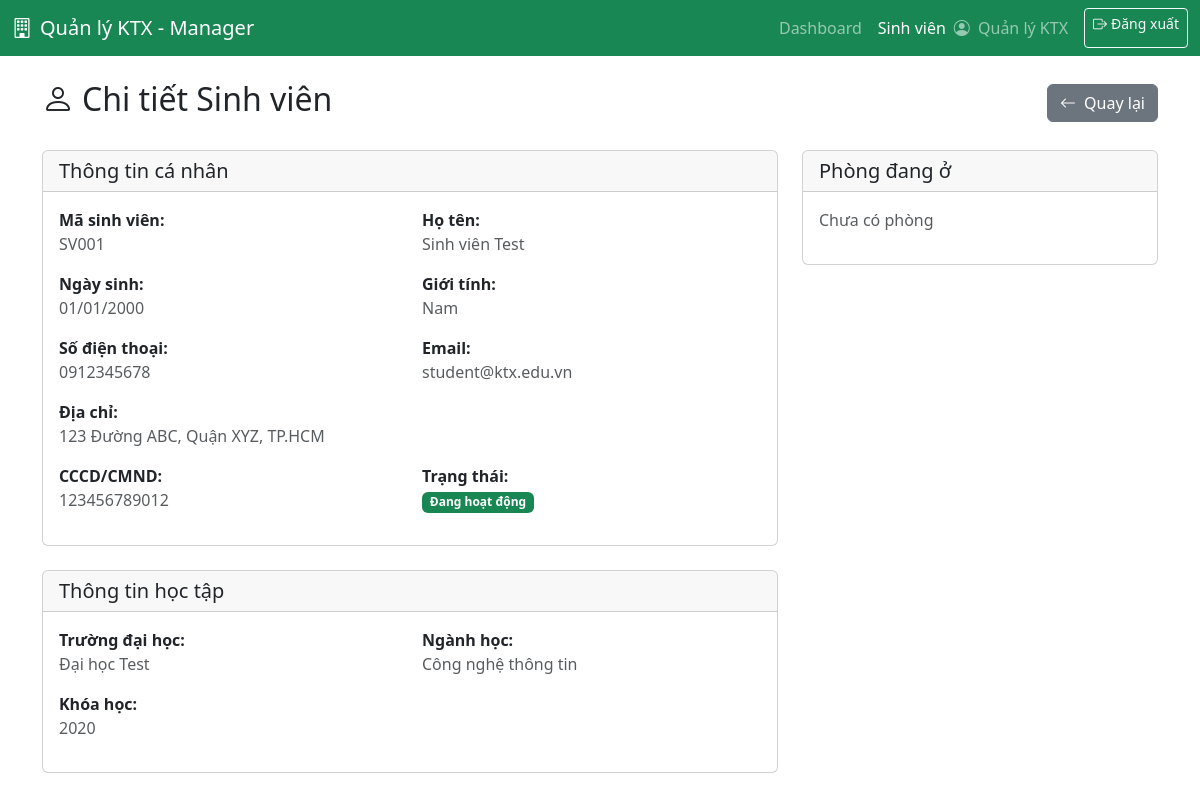
The page /views/manager/students/view_student.php?id=1 (signed in) on the database its author committed.
### tables this page shows
CREATE TABLE students (
    id INT AUTO_INCREMENT PRIMARY KEY,
    user_id INT NOT NULL,
    student_code VARCHAR(20) UNIQUE NOT NULL COMMENT 'Mã sinh viên',
    full_name VARCHAR(100) NOT NULL,
    date_of_birth DATE,
    gender ENUM('male', 'female', 'other'),
    phone VARCHAR(20),
    email VARCHAR(100),
    address TEXT,
    university VARCHAR(200) COMMENT 'Trường đại học',
    major VARCHAR(100) COMMENT 'Ngành học',
    year VARCHAR(20) COMMENT 'Khóa học',
    id_card VARCHAR(20) COMMENT 'CCCD/CMND',
    status ENUM('active', 'inactive', 'graduated') DEFAULT 'active',
    created_at TIMESTAMP DEFAULT CURRENT_TIMESTAMP,
    updated_at TIMESTAMP DEFAULT CURRENT_TIMESTAMP ON UPDATE CURRENT_TIMESTAMP,
    FOREIGN KEY (user_id) REFERENCES users(id) ON DELETE CASCADE,
    INDEX idx_user_id (user_id),
    INDEX idx_student_code (student_code),
    INDEX idx_status (status)
);

### functions/auth.php (called while the page is built, shortened)
<?php
require_once __DIR__ . '/helpers.php';
function getCurrentUser() {
    if (isset($_SESSION['user_id']) && isset($_SESSION['username'])) {
        return [
            'id' => $_SESSION['user_id'],
            'username' => $_SESSION['username'],
            'full_name' => $_SESSION['full_name'] ?? null,
            'role' => $_SESSION['role'] ?? null,
            'email' => $_SESSION['email'] ?? null,
            'phone' => $_SESSION['phone'] ?? null
        ];
    }
    return null;
}
?>

### functions/helpers.php (called while the page is built, shortened)
<?php
function formatDate($date, $format = 'd/m/Y') {
    return date($format, strtotime($date));
}
function escapeHtml($string) {
    return htmlspecialchars($string, ENT_QUOTES, 'UTF-8');
}
?>

### functions/students.php (called while the page is built, shortened)
<?php
function getStudentById($id) {
    $conn = getDbConnection();
    $student = null;
    $sql = "SELECT s.*, u.username, u.role
            FROM students s
            INNER JOIN users u ON s.user_id = u.id
            WHERE s.id = ? LIMIT 1";
    $stmt = mysqli_prepare($conn, $sql);
    if ($stmt) {
        mysqli_stmt_bind_param($stmt, "i", $id);
        mysqli_stmt_execute($stmt);
        $result = mysqli_stmt_get_result($stmt);
        if ($result && mysqli_num_rows($result) > 0) {
            $student = mysqli_fetch_assoc($result);
        }
    }
    return $student;
}
function getStudentCurrentRoom($studentId) {
    $conn = getDbConnection();
    $room = null;
    $sql = "SELECT r.*, b.building_code, b.building_name, ra.assigned_date
            FROM room_assignments ra
            INNER JOIN rooms r ON ra.room_id = r.id
            LEFT JOIN buildings b ON r.building_id = b.id
            WHERE ra.student_id = ?
            AND ra.status = 'active'
            AND ra.end_date IS NULL
            ORDER BY ra.assigned_date DESC
            LIMIT 1";
    $stmt = mysqli_prepare($conn, $sql);
    if ($stmt) {
        mysqli_stmt_bind_param($stmt, "i", $studentId);
        mysqli_stmt_execute($stmt);
        $result = mysqli_stmt_get_result($stmt);
    }
    return $room;
}
function getStudentStatuses() {
    return [
        'active' => 'Đang hoạt động',
        'inactive' => 'Ngừng hoạt động',
        'graduated' => 'Đã tốt nghiệp'
    ];
}
function getGenders() {
    return [
        'male' => 'Nam',
        'female' => 'Nữ',
        'other' => 'Khác'
    ];
}
?>

### views/manager/students/view_student.php (the view, shortened to what this page needs)
<?php
require_once __DIR__ . '/../../../functions/auth.php';
require_once __DIR__ . '/../../../functions/helpers.php';
require_once __DIR__ . '/../../../functions/students.php';
$currentUser = getCurrentUser();
$id = intval($_GET['id'] ?? 0);
$student = getStudentById($id);
$currentRoom = getStudentCurrentRoom($id);
$statuses = getStudentStatuses();
$genders = getGenders();
?>
<!DOCTYPE html>
<html lang="vi">
<head>
    <link href="https://cdn.jsdelivr.net/npm/bootstrap@5.3.3/dist/css/bootstrap.min.css" rel="stylesheet">
    <link href="https://cdn.jsdelivr.net/npm/bootstrap-icons@1.11.0/font/bootstrap-icons.css" rel="stylesheet">
</head>
<body>
    <nav class="navbar navbar-expand-lg navbar-dark bg-success">
        <div class="container-fluid">
            <a class="navbar-brand" href="../dashboard.php">
                <i class="bi bi-building me-2"></i>Quản lý KTX - Manager
            </a>
            <div class="navbar-nav ms-auto">
                <a class="nav-link" href="../dashboard.php">Dashboard</a>
                <a class="nav-link active" href="../students.php">Sinh viên</a>
                <span class="navbar-text me-3">
                    <i class="bi bi-person-circle me-1"></i>
                    <?php echo escapeHtml($currentUser['full_name'] ?? $currentUser['username']); ?>
                </span>
                <a class="btn btn-outline-light btn-sm" href="../../../../handle/logout_process.php">
                    <i class="bi bi-box-arrow-right me-1"></i>Đăng xuất
                </a>
            </div>
        </div>
    </nav>
    <div class="container mt-4">
        <div class="d-flex justify-content-between align-items-center mb-4">
            <h2><i class="bi bi-person me-2"></i>Chi tiết Sinh viên</h2>
            <a href="../students.php" class="btn btn-secondary">
                <i class="bi bi-arrow-left me-2"></i>Quay lại
            </a>
        </div>
        <div class="row">
            <div class="col-md-8">
                <div class="card mb-4">
                    <div class="card-header">
                        <h5 class="mb-0">Thông tin cá nhân</h5>
                    </div>
                    <div class="card-body">
                        <div class="row mb-3">
                            <div class="col-md-6">
                                <strong>Mã sinh viên:</strong><br>
                                <span class="text-muted"><?php echo escapeHtml($student['student_code']); ?></span>
                            </div>
                            <div class="col-md-6">
                                <strong>Họ tên:</strong><br>
                                <span class="text-muted"><?php echo escapeHtml($student['full_name']); ?></span>
                            </div>
                        </div>
                        <div class="row mb-3">
                            <div class="col-md-6">
                                <strong>Ngày sinh:</strong><br>
                                <span class="text-muted"><?php echo $student['date_of_birth'] ? formatDate($student['date_of_birth']) : '-'; ?></span>
                            </div>
                            <div class="col-md-6">
                                <strong>Giới tính:</strong><br>
                                <span class="text-muted"><?php echo $student['gender'] ? escapeHtml($genders[$student['gender']] ?? $student['gender']) : '-'; ?></span>
                            </div>
                        </div>
                        <div class="row mb-3">
                            <div class="col-md-6">
                                <strong>Số điện thoại:</strong><br>
                                <span class="text-muted"><?php echo escapeHtml($student['phone'] ?: '-'); ?></span>
                            </div>
                            <div class="col-md-6">
                                <strong>Email:</strong><br>
                                <span class="text-muted"><?php echo escapeHtml($student['email'] ?: '-'); ?></span>
                            </div>
                        </div>
                        <div class="row mb-3">
                            <div class="col-md-12">
                                <strong>Địa chỉ:</strong><br>
                                <span class="text-muted"><?php echo escapeHtml($student['address'] ?: '-'); ?></span>
                            </div>
                        </div>
                        <div class="row mb-3">
                            <div class="col-md-6">
                                <strong>CCCD/CMND:</strong><br>
                                <span class="text-muted"><?php echo escapeHtml($student['id_card'] ?: '-'); ?></span>
                            </div>
                            <div class="col-md-6">
                                <strong>Trạng thái:</strong><br>
                                <?php
                                $statusClass = [
                                    'active' => 'bg-success',
                                    'inactive' => 'bg-secondary',
                                    'graduated' => 'bg-info'
                                ];
                                $statusLabel = $statuses[$student['status']] ?? $student['status'];
                                $class = $statusClass[$student['status']] ?? 'bg-secondary';
                                ?>
                                <span class="badge <?php echo $class; ?>"><?php echo escapeHtml($statusLabel); ?></span>
                            </div>
                        </div>
                    </div>
                </div>
                <div class="card">
                    <div class="card-header">
                        <h5 class="mb-0">Thông tin học tập</h5>
                    </div>
                    <div class="card-body">
                        <div class="row mb-3">
                            <div class="col-md-6">
                                <strong>Trường đại học:</strong><br>
                                <span class="text-muted"><?php echo escapeHtml($student['university'] ?: '-'); ?></span>
                            </div>
                            <div class="col-md-6">
                                <strong>Ngành học:</strong><br>
                                <span class="text-muted"><?php echo escapeHtml($student['major'] ?: '-'); ?></span>
                            </div>
                        </div>
                        <div class="row mb-3">
                            <div class="col-md-6">
                                <strong>Khóa học:</strong><br>
                                <span class="text-muted"><?php echo escapeHtml($student['year'] ?: '-'); ?></span>
                            </div>
                        </div>
                    </div>
                </div>
            </div>
            <div class="col-md-4">
                <div class="card">
                    <div class="card-header">
                        <h5 class="mb-0">Phòng đang ở</h5>
                    </div>
                    <div class="card-body">
                        <?php if ($currentRoom): ?>
                            <p>
                                <strong><?php echo escapeHtml($currentRoom['building_code'] . ' - ' . $currentRoom['room_code']); ?></strong><br>
                                <small class="text-muted">
                                    Loại: <?php echo escapeHtml($currentRoom['room_type']); ?><br>
                                    Ngày vào: <?php echo formatDate($currentRoom['assigned_date']); ?>
                                </small>
                            </p>
                            <a href="../rooms.php?room_id=<?php echo $currentRoom['id']; ?>" class="btn btn-sm btn-primary">
                                <i class="bi bi-door-open me-1"></i>Xem phòng
                            </a>
                        <?php else: ?>
                            <p class="text-muted">Chưa có phòng</p>
                        <?php endif; ?>
                    </div>
                </div>
            </div>
        </div>
    </div>
</body>
</html>

### rows shown on the page
students: student_code "SV001", full_name "Sinh viên Test", date_of_birth "01/01/2000", gender "Nam", phone "0912345678", email "student@ktx.edu.vn", address "123 Đường ABC, Quận XYZ, TP.HCM", id_card "123456789012", status "Đang hoạt động", university "Đại học Test", major "Công nghệ thông tin", year "2020"

### other values the page prints
escapeHtml($currentUser['full_name'] ?? $currentUser['username']) "Quản lý KTX"
